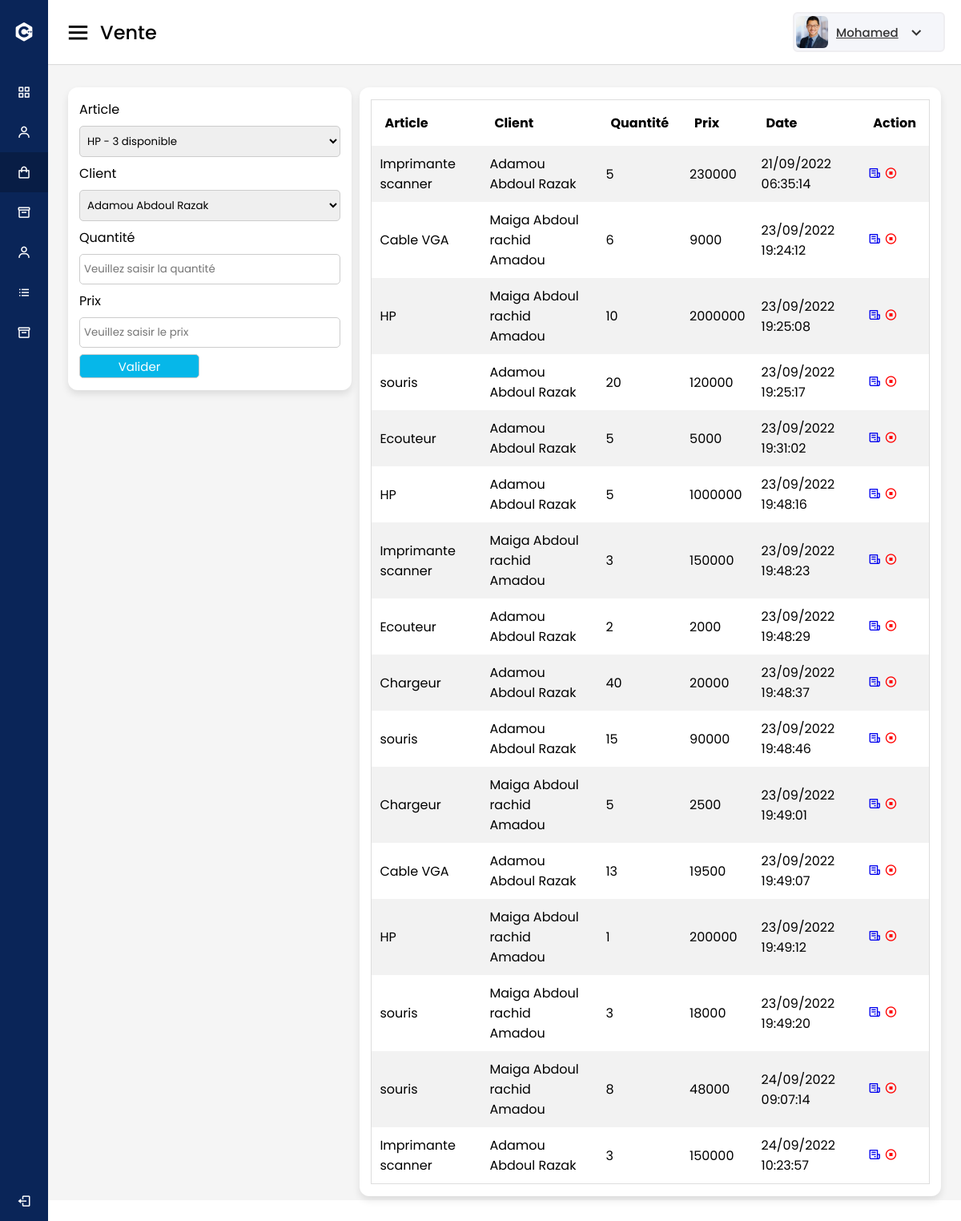
Page /vue/vente.php on the committed database.
### tables this page shows
CREATE TABLE `vente` (
  `id` int(11) NOT NULL,
  `id_article` int(11) NOT NULL,
  `id_client` int(11) NOT NULL,
  `quantite` int(11) NOT NULL,
  `prix` int(11) NOT NULL,
  `date_vente` timestamp NOT NULL DEFAULT current_timestamp(),
  `etat` enum('0', '1') NOT NULL DEFAULT '1'
);

CREATE TABLE `article` (
  `id` int(11) NOT NULL,
  `nom_article` varchar(50) NOT NULL,
  `id_categorie` int(11) NOT NULL,
  `quantite` int(11) NOT NULL,
  `prix_unitaire` int(11) NOT NULL,
  `date_fabrication` datetime NOT NULL,
  `date_expiration` datetime NOT NULL,
  `images` varchar(255) DEFAULT NULL
);

CREATE TABLE `client` (
  `id` int(11) NOT NULL,
  `nom` varchar(30) NOT NULL,
  `prenom` varchar(30) NOT NULL,
  `telephone` varchar(30) NOT NULL,
  `adresse` varchar(50) NOT NULL
);

### model/function.php (called while the page is built, shortened)
<?php
function getArticle($id = null, $searchDATA = array(), $limit = null, $offset = null)
{
    $pagination = "";
    if (!empty($id)) {
        $sql = "SELECT a.id AS id, id_categorie, nom_article, libelle_categorie, quantite, prix_unitaire, date_fabrication,
        date_expiration, images
        FROM article AS a, categorie_article AS c WHERE a.id=? AND c.id=a.id_categorie";
        $req = $GLOBALS['connexion']->prepare($sql);
        $req->execute(array($id));
        return $req->fetch();
    } else {
        $sql = "SELECT a.id AS id, id_categorie, nom_article, libelle_categorie, quantite, prix_unitaire, date_fabrication,
        date_expiration, images
        FROM article AS a, categorie_article AS c WHERE c.id=a.id_categorie $pagination";
        $req = $GLOBALS['connexion']->prepare($sql);
        $req->execute();
        return $req->fetchAll();
    }
}
function getClient($id = null)
{
    if (!empty($id)) {
        $sql = "SELECT * FROM client WHERE id=?";
        $req = $GLOBALS['connexion']->prepare($sql);
        $req->execute(array($id));
        return $req->fetch();
    } else {
        $sql = "SELECT * FROM client";
        $req = $GLOBALS['connexion']->prepare($sql);
        $req->execute();
        return $req->fetchAll();
    }
}
function getVente($id = null)
{
    if (!empty($id)) {
        $sql = "SELECT nom_article, nom, prenom, v.quantite, prix, date_vente, v.id, prix_unitaire, adresse, telephone
        FROM client AS c, vente AS v, article AS a WHERE v.id_article=a.id AND v.id_client=c.id AND v.id=? AND etat=?";
        $req = $GLOBALS['connexion']->prepare($sql);
        $req->execute(array($id, 1));
        return $req->fetch();
    } else {
        $sql = "SELECT nom_article, nom, prenom, v.quantite, prix, date_vente, v.id, a.id AS idArticle
        FROM client AS c, vente AS v, article AS a WHERE v.id_article=a.id AND v.id_client=c.id AND etat=?";
        $req = $GLOBALS['connexion']->prepare($sql);
        $req->execute(array(1));
        return $req->fetchAll();
    }
}

### vue/vente.php (the view, shortened to what this page needs)
<?php
include 'entete.php';
?>
<div class="home-content">
    <div class="overview-boxes">
        <div class="box">
            <form action=" <?= !empty($_GET['id']) ?  "../model/modifVente.php" : "../model/ajoutVente.php" ?>" method="post">
                <label for="id_article">Article</label>
                <select onchange="setPrix()" name="id_article" id="id_article">
                    <?php
                    $articles = getArticle();
                    if (!empty($articles) && is_array($articles)) {
                        foreach ($articles as $key => $value) {
                    ?>
                            <option data-prix="<?= $value['prix_unitaire'] ?>" value="<?= $value['id'] ?>"><?= $value['nom_article'] . " - " . $value['quantite'] . " disponible" ?></option>
                    <?php
                        }
                    }
                    ?>
                </select>
                <label for="id_client">Client</label>
                <select name="id_client" id="id_client">
                    <?php
                    $clients = getClient();
                    if (!empty($clients) && is_array($clients)) {
                        foreach ($clients as $key => $value) {
                    ?>
                            <option value="<?= $value['id'] ?>"><?= $value['nom'] . " " . $value['prenom'] ?></option>
                    <?php
                        }
                    }
                    ?>
                </select>
                <label for="quantite">Quantité</label>
                <input onkeyup="setPrix()" value="<?= !empty($_GET['id']) ?  $article['quantite'] : "" ?>" type="number" name="quantite" id="quantite" placeholder="Veuillez saisir la quantité">
                <label for="prix">Prix</label>
                <input value="<?= !empty($_GET['id']) ?  $article['prix'] : "" ?>" type="number" name="prix" id="prix" placeholder="Veuillez saisir le prix">
                <button type="submit">Valider</button>
            </form>
        </div>
        <div class="box">
            <table class="mtable">
                <tr>
                    <th>Article</th>
                    <th>Client</th>
                    <th>Quantité</th>
                    <th>Prix</th>
                    <th>Date</th>
                    <th>Action</th>
                </tr>
                <?php
                $vente = getVente();
                if (!empty($vente) && is_array($vente)) {
                    foreach ($vente as $key => $value) {
                ?>
                        <tr>
                            <td><?= $value['nom_article'] ?></td>
                            <td><?= $value['nom'] . " " . $value['prenom'] ?></td>
                            <td><?= $value['quantite'] ?></td>
                            <td><?= $value['prix'] ?></td>
                            <td><?= date('d/m/Y H:i:s', strtotime($value['date_vente'])) ?></td>
                            <td>
                                <a href="recuVente.php?id=<?= $value['id'] ?>"><i class='bx bx-receipt'></i></a>
                                <a onclick="annuleVente(<?= $value['id'] ?>, <?= $value['idArticle'] ?>, <?= $value['quantite'] ?>)" style="color: red;"><i class='bx bx-stop-circle'></i></a>
                            </td>
                        </tr>
                <?php
                    }
                }
                ?>
            </table>
        </div>
    </div>
</div>
</section>
<?php
include 'pied.php';
?>

### public/css/style.css (style rules this page uses)
* { margin: 0; padding: 0; box-sizing: border-box; font-family: "Poppins", sans-serif; }
.home-section .home-content { position: relative; padding-top: 104px; }
.home-content .overview-boxes { display: flex; align-items: flex-start; justify-content: space-between; flex-wrap: nowrap; padding: 0 20px; margin-bottom: 26px; }
.overview-boxes .box { display: flex; align-items: center; justify-content: center; background: #fff; padding: 15px 14px; border-radius: 12px; box-shadow: 0 5px 10px rgba(0, 0, 0, 0.1); margin: 5px; }
input, textarea, select { margin-bottom: 10px; box-sizing: border-box; width: 100%; margin: 8px 0; padding: 8px 5px; border-radius: 5px; border: 1px solid #ccc; }
button { background-color: rgb(6, 183, 233); color: white; width: 150px; height: 30px; border: 1px solid #ccc; font-size: 15px; border-radius: 5px; }
label { display: block; }
form { width: 100%; }
table.mtable { width: 100%; border-collapse: collapse; width: 100%; border: 1px solid #ddd; }
th, td { text-align: left; padding: 16px; }
table.mtable tr:nth-child(even) { background: #f2f2f2; }
table.mtable td { padding: 10px; }

### rows in the picture
vente: id_article.nom_article "Imprimante scanner", id_client.nom "Adamou", id_client.prenom "Abdoul Razak", quantite "5", prix "230000", date_vente "21/09/2022 06:35:14"
vente: id_article.nom_article "Cable VGA", id_client.nom "Maiga", id_client.prenom "Abdoul rachid Amadou", quantite "6", prix "9000", date_vente "23/09/2022 19:24:12"
vente: id_article.nom_article "HP", id_client.nom "Maiga", id_client.prenom "Abdoul rachid Amadou", quantite "10", prix "2000000", date_vente "23/09/2022 19:25:08"
vente: id_article.nom_article "souris", id_client.nom "Adamou", id_client.prenom "Abdoul Razak", quantite "20", prix "120000", date_vente "23/09/2022 19:25:17"
vente: id_article.nom_article "Ecouteur", id_client.nom "Adamou", id_client.prenom "Abdoul Razak", quantite "5", prix "5000", date_vente "23/09/2022 19:31:02"
vente: id_article.nom_article "HP", id_client.nom "Adamou", id_client.prenom "Abdoul Razak", quantite "5", prix "1000000", date_vente "23/09/2022 19:48:16"
vente: id_article.nom_article "Imprimante scanner", id_client.nom "Maiga", id_client.prenom "Abdoul rachid Amadou", quantite "3", prix "150000", date_vente "23/09/2022 19:48:23"
vente: id_article.nom_article "Ecouteur", id_client.nom "Adamou", id_client.prenom "Abdoul Razak", quantite "2", prix "2000", date_vente "23/09/2022 19:48:29"
vente: id_article.nom_article "Chargeur", id_client.nom "Adamou", id_client.prenom "Abdoul Razak", quantite "40", prix "20000", date_vente "23/09/2022 19:48:37"
vente: id_article.nom_article "souris", id_client.nom "Adamou", id_client.prenom "Abdoul Razak", quantite "15", prix "90000", date_vente "23/09/2022 19:48:46"
vente: id_article.nom_article "Chargeur", id_client.nom "Maiga", id_client.prenom "Abdoul rachid Amadou", quantite "5", prix "2500", date_vente "23/09/2022 19:49:01"
vente: id_article.nom_article "Cable VGA", id_client.nom "Adamou", id_client.prenom "Abdoul Razak", quantite "13", prix "19500", date_vente "23/09/2022 19:49:07"
vente: id_article.nom_article "HP", id_client.nom "Maiga", id_client.prenom "Abdoul rachid Amadou", quantite "1", prix "200000", date_vente "23/09/2022 19:49:12"
vente: id_article.nom_article "souris", id_client.nom "Maiga", id_client.prenom "Abdoul rachid Amadou", quantite "3", prix "18000", date_vente "23/09/2022 19:49:20"
vente: id_article.nom_article "souris", id_client.nom "Maiga", id_client.prenom "Abdoul rachid Amadou", quantite "8", prix "48000", date_vente "24/09/2022 09:07:14"
vente: id_article.nom_article "Imprimante scanner", id_client.nom "Adamou", id_client.prenom "Abdoul Razak", quantite "3", prix "150000", date_vente "24/09/2022 10:23:57"

### other values in the picture
str_replace(".php", "", basename($_SERVER['PHP_SELF'])) "Vente"
form field id_article "HP - 3 disponible"
form field id_client "Adamou Abdoul Razak"
